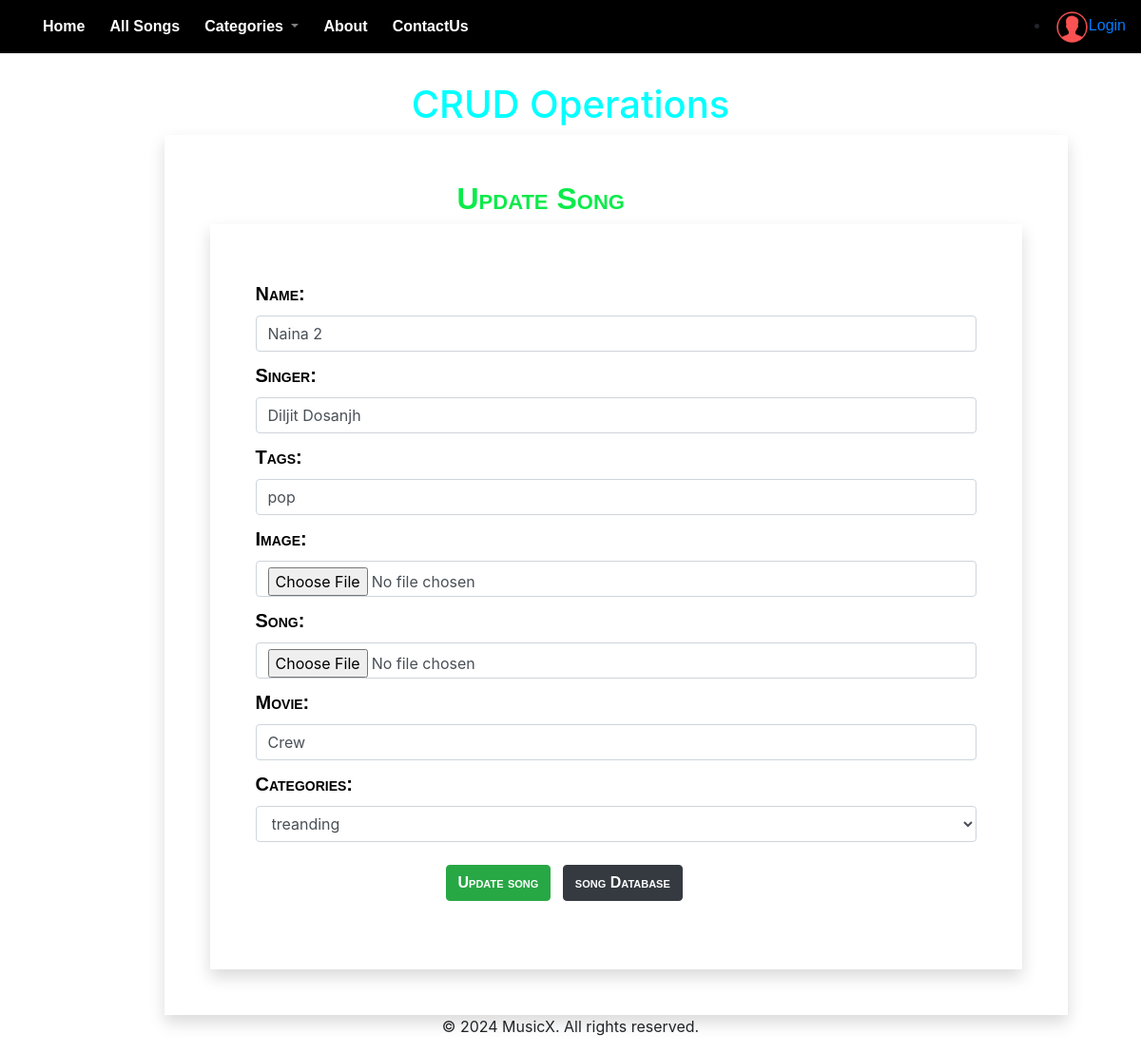
The app's page /update/1/ with its own data.
### MusicX/models.py (models this page shows, shortened)
class song(models.Model):
    song_id = models.AutoField(primary_key=True)
    name = models.CharField(max_length=500)
    singer = models.CharField(max_length=500)
    tags = models.CharField(max_length=100)
    image = models.ImageField(upload_to='media/images')
    Song = models.FileField(upload_to='media/songs')
    movie = models.CharField(max_length=1000,default='')
    price=models.FloatField(default='199')
    ALBUM_CHOICES = (
        ('TREANDING','treanding'),
        ('HINDI', 'Hindi'),
        ('ENGLISH', 'English'),
        ('MARATHI', 'Marathi'),
        ('DEVOTIONAL', 'devotional')
    )
    categories= models.CharField(max_length=100, choices=ALBUM_CHOICES,default='NA')

### MusicX/views.py (the view)
# urls.py: path('update/<int:id>/',views.update,name='update'),
def update(request,id):
    if request.method == 'POST':
        um = song.objects.get(pk=id)
        cf = CrudForm(request.POST, instance=um)
        if cf.is_valid():
            cf.save()
        cf = CrudForm()
    else:
        um =song.objects.get(pk=id)
        cf =CrudForm(instance=um)
    return render(request, 'MusicX/update.html',{'cf':cf})

### MusicX/forms.py
class CrudForm(forms.ModelForm):
    class Meta:
        model = song
        fields = ['song_id','name','singer','tags','image','Song','movie','categories']
        widgets = {
            'song_id': forms.NumberInput(attrs={'class': 'form-control song_id'}),
            'name': forms.TextInput(attrs={'class': 'form-control name'}),
            'singer': forms.TextInput(attrs={'class': 'form-control singer'}),
            'tags': forms.TextInput(attrs={'class': 'form-control tags'}),
            'image': forms.FileInput(attrs={'class': 'form-control image'}),
            'Song': forms.FileInput(attrs={'class': 'form-control song'}),
            'movie': forms.TextInput(attrs={'class': 'form-control movie'}),
            'categories': forms.Select(attrs={'class': 'form-control categories'}),
        }

### MusicX/templates/MusicX/update.html (shortened to what this page needs)
{% extends "MusicX/base.html" %}
{% block body %}
<body>
    <div class="heading">
           <h1 style='color: aqua;'> CRUD Operations </h1>
       </div>
       <div class="container" class='shadow p-5'>
           <div class="row">
               <div class="col-sm-10 offset-sm-1 shadow p-5">
                   <h2 class="songheading"> Update Song </h2>
                   <form action="" method="POST" class='shadow p-5'>
                       {{cf}}
                       <input type="submit" class="btn btn-success mt-4 mb-4" style="margin-left: 180px;  font-family: 'Trebuchet MS', 'Lucida Sans Unicode', 'Lucida Grande', 'Lucida Sans', Arial, sans-serif;
                       font-weight: bolder;
                       font-variant: small-caps; margin-left: 200px;" value="Update song">
                        <a href="{% url "crud" %}">
                            <input type="button" class="btn btn-dark mt-4 ml-2 mb-4" style="margin-left: 260px;  font-family: 'Trebuchet MS', 'Lucida Sans Unicode', 'Lucida Grande', 'Lucida Sans', Arial, sans-serif;
                            font-weight: bolder;
                            font-variant: small-caps;" value="song Database">
                        </a>
                   </form>
               </div>
            </div>
        </div>
{% endblock %}

### MusicX/static/MusicX/css/main.css (style rules this page uses)
body { background-color: #000000; color: #e2c0c0; font-family: 'Montserrat', sans-serif; }
.row { display: flex; flex-wrap: wrap; justify-content: center; }

### MusicX/static/MusicX/css/about.css (style rules this page uses)
body { font-family: 'Roboto', sans-serif; background-color: #f1f1f1; }
body { background-color: rgb(38, 80, 115); }
.name { width: auto; font-size: large; }
.heading { text-align: center; margin-top: 30px; color: azure; font-weight:bolder; }
label { font-size: 20px; margin-top: 10px; color: rgb(0, 0, 0); font-family: 'Trebuchet MS', 'Lucida Sans Unicode', 'Lucida Grande', 'Lucida Sans', Arial, sans-serif; font-weight: bolder; font-variant: small-caps; }
.songheading { color: rgb(11, 235, 74); padding-left: 260px; font-family: 'Trebuchet MS', 'Lucida Sans Unicode', 'Lucida Grande', 'Lucida Sans', Arial, sans-serif; font-weight: bolder; font-variant: small-caps; }

### records on screen
song: name "Naina 2", singer "Diljit Dosanjh", tags "pop", movie "Crew", categories "treanding"
